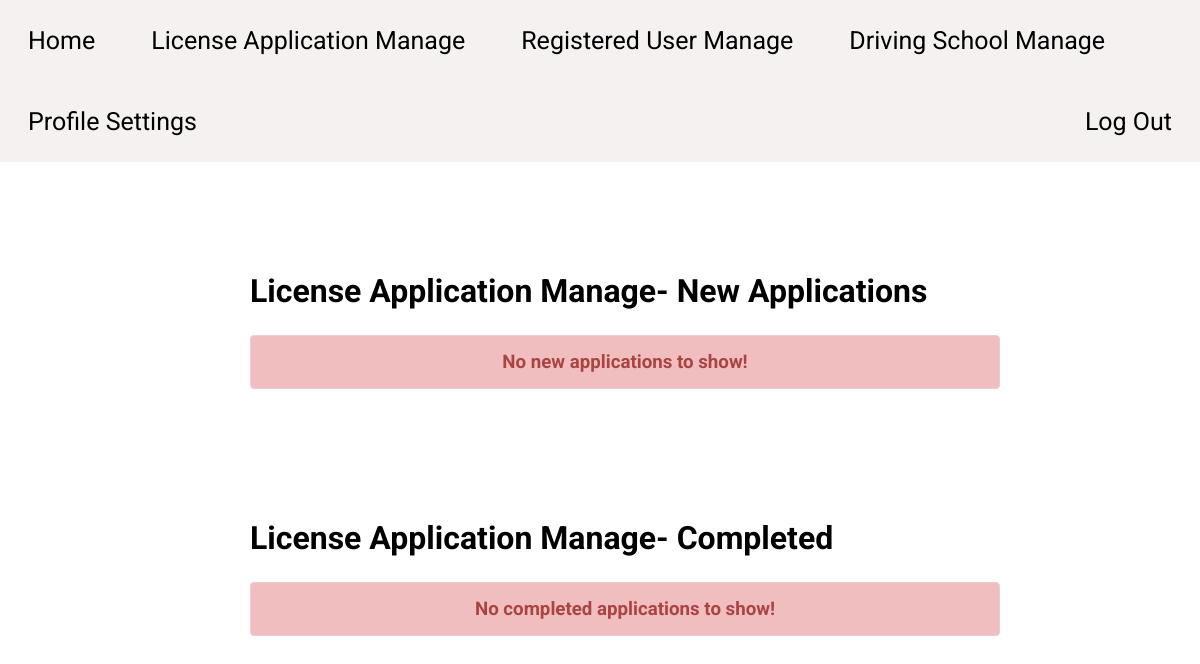
The page /php/admin-license-manage.php (signed in) on the database as committed earlier.
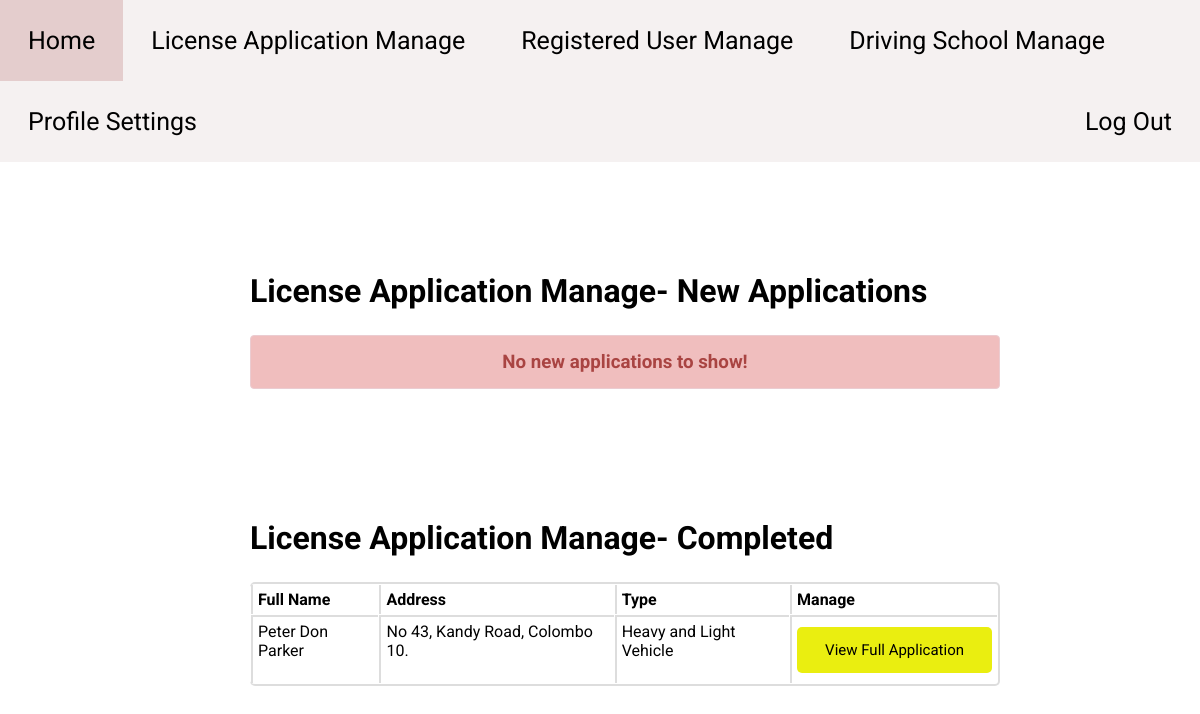
The same page on the database as committed later.
### tables this page shows
CREATE TABLE `application` (
  `application_id` int(11) NOT NULL,
  `user_id` int(11) DEFAULT NULL,
  `full_name` varchar(50) DEFAULT NULL,
  `address` varchar(50) DEFAULT NULL,
  `license_type` varchar(30) DEFAULT NULL,
  `photo` varchar(100) DEFAULT NULL,
  `nic` varchar(100) DEFAULT NULL,
  `birth_certificate` varchar(100) DEFAULT NULL,
  `medical_report` varchar(100) DEFAULT NULL,
  `application_status` varchar(20) DEFAULT NULL
);

### php/admin-license-manage.php (the view, shortened to what this page needs)
<?php
    require "../includes/config.php";
    if(isset($_SESSION['admin_id'])){
?>
<!DOCTYPE HTML>
<html>
<head>
    <link rel = "stylesheet" type = "text/css" href = "../css/driving-school-dashboard.css"/>
    <link rel="stylesheet" href="https://cdnjs.cloudflare.com/ajax/libs/font-awesome/6.1.1/css/all.min.css" />
    <link rel = "stylesheet" type = "text/css" href = "../css/driving-school-main.css"/>
    <link rel = "stylesheet" type = "text/css" href = "../css/driving-school-package-manage.css"/>
    <link rel = "stylesheet" type = "text/css" href = "../css/user-new-license.css"/>
</head>
<body>
    <?php include '../includes/admin-navigation.php'?>
    <div class="container">
        <h1 class="dashboard-table-heading">License Application Manage- New Applications</h1>
        <div class="table-container">
            <?php
                $sql = "SELECT * FROM Application WHERE application_status = 'Pending'";
                $result = $conn->query($sql);
                if((!empty($result)) && ($result->num_rows > 0)){
            ?>
            <table>
                <thead>
                    <tr>
                        <th>Full Name</th>
                        <th>Address</th>
                        <th>Type</th>
                        <th>Manage</th>
                    </tr>
                </thead>
                <tbody>
                    <?php
                        while($row = $result->fetch_assoc()){
                    ?>
                    <tr>
                        <td><?php echo $row['full_name']?></td>
                        <td><?php echo $row['address']?></td>
                        <td><?php echo $row['license_type']?></td>
                        <td>
                            <form action="./admin-license-application-view.php?application_id=<?php echo $row['application_id'] ?>" method="POST">
                                <input class="a-btn btn-warning" type="submit" value="View Full Application" name = "btnView">
                            </form>
                        </td>
                    </tr>
                    <?php }?>
                </tbody>
            </table>
            <?php
                }else{
                    echo "<h3 class = 'alert alert-danger'>No new applications to show!</h3>";
                }
            ?>
        </div>
    </div>
    <div class="container">
        <h1 class="dashboard-table-heading">License Application Manage- Completed</h1>
        <div class="table-container">
            <?php
                $sql = "SELECT * FROM Application WHERE application_status = 'Success'";
                $result = $conn->query($sql);
                if((!empty($result)) && ($result->num_rows > 0)){
            ?>
            <table>
                <thead>
                    <tr>
                        <th>Full Name</th>
                        <th>Address</th>
                        <th>Type</th>
                        <th>Manage</th>
                    </tr>
                </thead>
                <tbody>
                    <?php
                        while($row = $result->fetch_assoc()){
                    ?>
                    <tr>
                        <td><?php echo $row['full_name'];?></td>
                        <td><?php echo $row['address'] ?></td>
                        <td><?php echo $row['license_type'] ?></td>
                        <td>
                            <form action="./admin-license-complete-application-view.php?application_id=<?php echo $row['application_id'] ?>" method="POST">
                                <input class="a-btn btn-warning" type="submit" value="View Full Application" name = "btnEdit">
                            </form>
                        </td>
                    </tr>
                    <?php }?>
                </tbody>
            </table>
            <?php
                }else{
                    echo "<h3 class = 'alert alert-danger'>No completed applications to show!</h3>";
                }
            ?>
        </div>
    </div>
</body>
</html>
<?php
    }else{
        header('Location: ./user.php');
    }
?>

Rows that differ between the two databases and show on the page:
added application: full_name "Peter Don Parker", address "No 43, Kandy Road, Colombo 10.", license_type "Heavy and Light Vehicle"
Other text that changed with them:
text no longer shown: "No completed applications to show!"
text now shown: "Full Name Address Type Manage"
